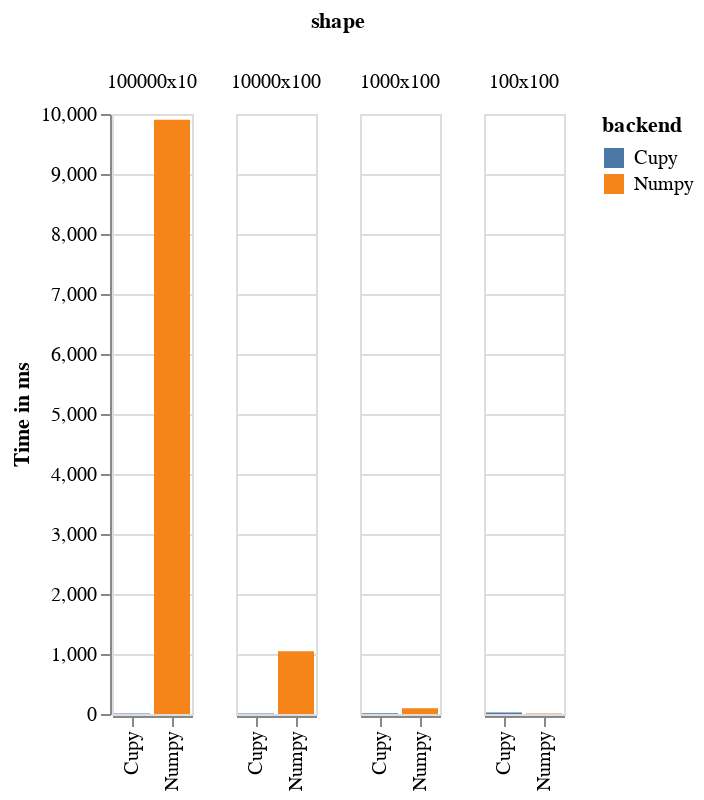

The notebook cell saved with this chart:
### Code cell
op_name = 'shuffle'  # name here
cnts = PerfCounters()
for backend_name, B in BACKENDS.items():
    for shape_name, inputs in INPUTS2D[backend_name].items():
        cnt_name = "%s_%s_%s" % (backend_name, op_name, shape_name)
        cnts.start(cnt_name)
        for _ in range(NUM_REPS):
            B.shuffle(inputs)  # op here
        cnts.stop(cnt_name)
        
overall_cnts.merge(cnts)
display_results(cnts)

### Figure 1 — Vega-Lite specification as saved in the notebook (floating-point values rounded to 4 significant figures)
{"config": {"view": {"continuousWidth": 400, "continuousHeight": 300}}, "data": {"name": "data-32cc1bc8c7b9aa54d69adc90c514a4f2"}, "mark": "bar", "encoding": {"color": {"type": "nominal", "field": "backend"}, "column": {"type": "nominal", "field": "shape"}, "x": {"type": "nominal", "field": "backend", "title": ""}, "y": {"type": "quantitative", "aggregate": "sum", "field": "time", "title": "Time in ms"}}, "$schema": "https://vega.github.io/schema/vega-lite/v4.0.2.json", "datasets": {"data-32cc1bc8c7b9aa54d69adc90c514a4f2": [{"shape": "100000x10", "backend": "Numpy", "time": 9902.0}, {"shape": "10000x100", "backend": "Numpy", "time": 1046.0}, {"shape": "1000x100", "backend": "Numpy", "time": 95.74}, {"shape": "100x100", "backend": "Cupy", "time": 26.93}, {"shape": "1000x100", "backend": "Cupy", "time": 13.96}, {"shape": "100x100", "backend": "Numpy", "time": 9.973}, {"shape": "100000x10", "backend": "Cupy", "time": 7.979}, {"shape": "10000x100", "backend": "Cupy", "time": 7.978}]}}
